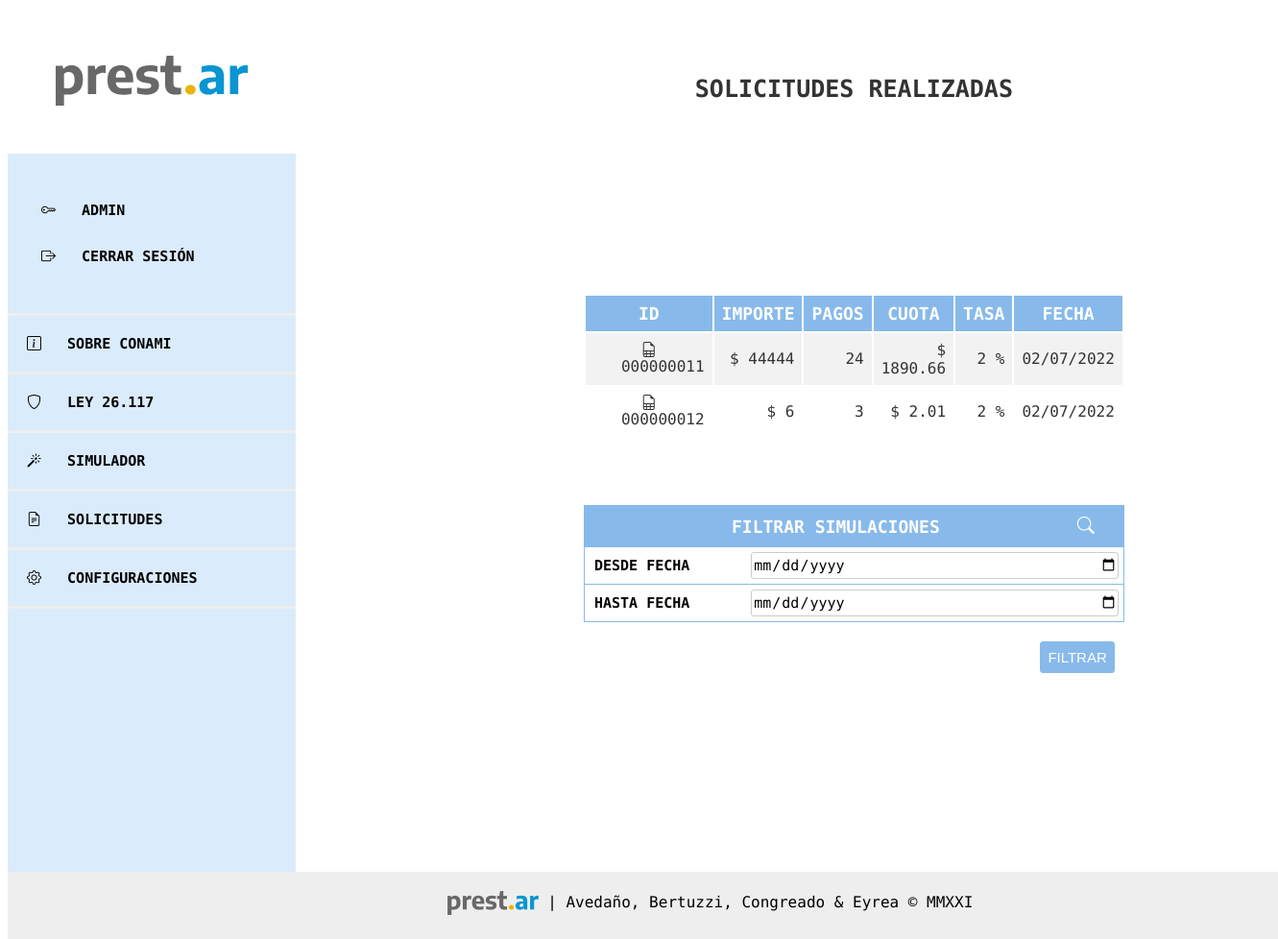
Page /solicitudes/propias/ (signed in) on the earlier database version.
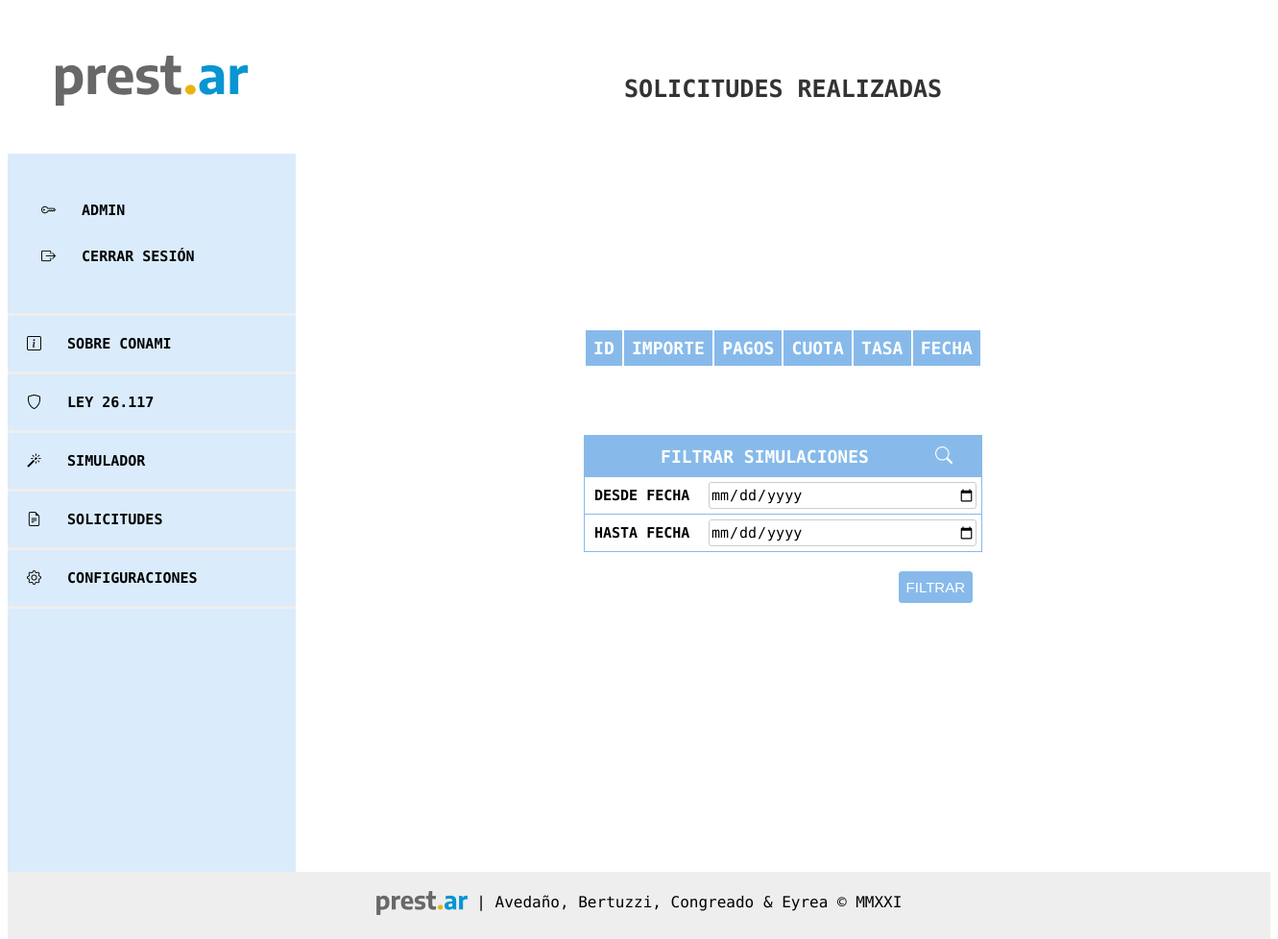
Same page on the later database version.
### prestamos/models.py (models this page shows, shortened)
class Solicitud(models.Model):
    CUOTAS_LISTA = [
        ('1', '1'),
        ('3', '3'),
        ('6', '6'),
        ('9', '9'),
        ('12', '12'),
        ('18', '18'),
        ('24', '24'),
    ]
    RUBRO_LISTA = [
        ('Producción', 'Producción'),
        ('Comercialización', 'Comercialización'),
        ('Servicios', 'Servicios'),
    ]
    smvm = models.ForeignKey(
        SMVM, on_delete=models.CASCADE, null=True, default=1)
    author = models.ForeignKey(
        settings.AUTH_USER_MODEL, on_delete=models.CASCADE)
    emprendedor = models.ForeignKey(
        Emprendedor, on_delete=models.CASCADE, related_name='emprendedor')
    created_date = models.DateTimeField(
        default=timezone.now, null=True)
    descripcion_emp = models.TextField()
    rubro = models.CharField(max_length=200, choices=RUBRO_LISTA)
    inicio_actividad = models.DateField()
    domicilio_viv = models.ForeignKey(
        Domicilio, on_delete=models.CASCADE, related_name='domicilioviv', null=True)
    domicilio_emp = models.ForeignKey(
        Domicilio, on_delete=models.CASCADE, related_name='domicilioemp')
    datos_contacto = models.IntegerField(blank=True)
    personal_familiar = models.IntegerField()
    personal_nofamiliar = models.IntegerField()
    ingreso_emp_mes = models.IntegerField()
    gastos_emp = models.IntegerField()
    resultado_emp = models.IntegerField(null=True)
    ingresos_familiares_mes = models.IntegerField(null=True, blank=True)
    gastos_familiares_mes = models.IntegerField(null=True, blank=True)
    resultado_familiar = models.IntegerField(null=True)
    resultado_total = models.IntegerField(null=True)
    notas = models.TextField(blank=True)
    importe_solicitado = models.PositiveIntegerField()
    cant_cuotas = models.CharField(max_length=200, choices=CUOTAS_LISTA)
    tasa_id = models.ForeignKey(
        TasaInteres, on_delete=models.CASCADE, null=True, default=1)
    tasa_anual = models.PositiveIntegerField()
    destino1_texto = models.CharField(max_length=50, null=True)
    destino1_monto = models.IntegerField(null=True)
    destino2_texto = models.CharField(max_length=50, null=True)
    destino2_monto = models.IntegerField(null=True)
    destino3_texto = models.CharField(max_length=50, null=True)
    destino3_monto = models.IntegerField(null=True)
    cuota_final = models.DecimalField(
        decimal_places=2, max_digits=9, null=True)
    def calculo_cuota(self):
        interes = int(self.tasa_anual)/100
        cant_cuotas = int(self.cant_cuotas)
        calculo_cuota = round(self.importe_solicitado*(interes/12) /
                              (1-(1+(interes/12))**(-cant_cuotas)), 2)
        return round(calculo_cuota, 2)

### prestamos/views.py (the view)
# urls.py: path('solicitudes/propias/', views.solicitudes_propias,
def solicitudes_propias(request):
    solicitudes = SolicitudFilter(
        request.GET, queryset=Solicitud.objects.filter(author=request.user))
    return render(request, 'solicitudes/solicitud_propias.html', {'filter': solicitudes})

### prestamos/templates/solicitudes/solicitud_propias.html (shortened to what this page needs)
{% extends 'base.html' %}
{% block content %}
<header>
	<span>SOLICITUDES REALIZADAS</span>
</header>
<main>
    <table id="example" class="display" style="width:100%">
        <thead>
            <tr class="titulo mayus">
                <th>ID </th>
                <th >IMPORTE </th>
                <th >PAGOS </th>
                <th >CUOTA </th>
                <th>TASA </th>
                <th >FECHA </th>
            </tr>
        </thead>
        <tbody>
            {% for solicitud in filter.qs %}
                <tr >
                    <td style="text-align: center;"><a href="{% url 'solicitud_detail' pk=solicitud.pk %}"><i class="bi bi-file-earmark-spreadsheet"></i>&nbsp;&nbsp;&nbsp;{{ solicitud.id|stringformat:"09d" }}</a></td>
                    <td>$ {{ solicitud.importe_solicitado }}</td>
                    <td>{{ solicitud.cant_cuotas }}</td>
                    <td>$ {{ solicitud.calculo_cuota }}</td>
                    <td>{{ solicitud.tasa_anual }} %</td>
                    <td style="text-align: center;">{{ solicitud.created_date|date:"SHORT_DATE_FORMAT" }}</td>
                </tr>
            {% endfor %}
            </tbody>
    </table>
{% if user.is_authenticated %}
<form method="GET" style="padding-top: 70px;">
    <div class="caja">
        <div class="grid-item titulo mayus">
            <span>FILTRAR SIMULACIONES<i style="float:right; padding-right:20px" class="bi bi-search"></i></span>
        </div>
        <div class="grid-item texto" value="created_date">DESDE FECHA</div>
        <div class="grid-input" value="SIMULACION">{{ filter.form.start_date }}</div>
        <div class="grid-item texto" value="created_date">HASTA FECHA</div>
        <div class="grid-input" value="SIMULACION"> {{ filter.form.end_date }}</div>
    </div>
    <button class="filtrar btn btn-outline-secondary" type="submit" value="FILTRAR">FILTRAR</button>
</form>
{% endif %}
</main>
{% endblock %}

Differences in the rows shown:
removed Solicitud: id "000000011", importe_solicitado "44444", cant_cuotas "24", calculo_cuota "1890.66", tasa_anual "2", created_date "02/07/2022"
removed Solicitud: id "000000012", importe_solicitado "6", cant_cuotas "3", calculo_cuota "2.01", tasa_anual "2", created_date "02/07/2022"
